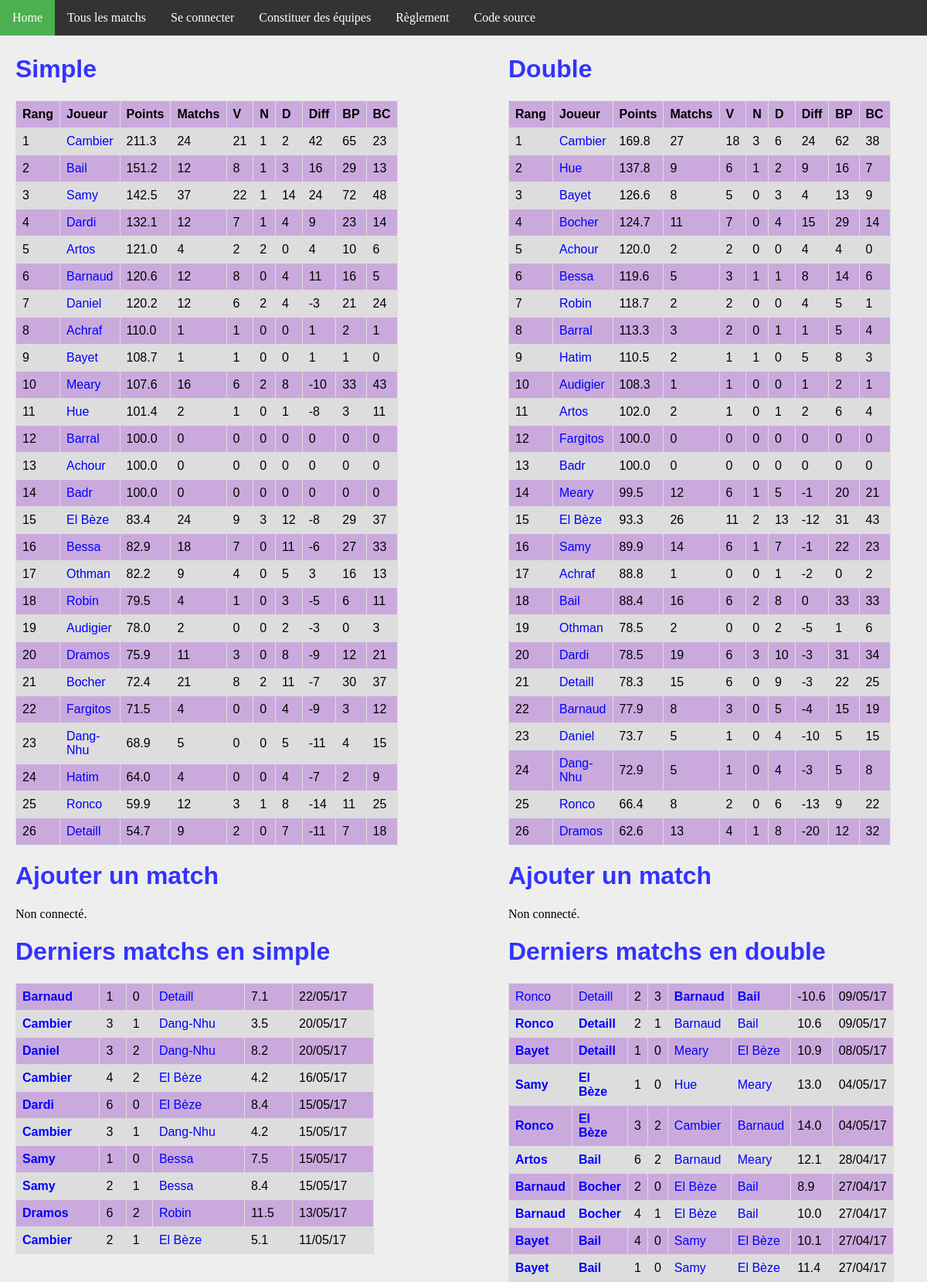
/, run on an earlier commit of the app's database.
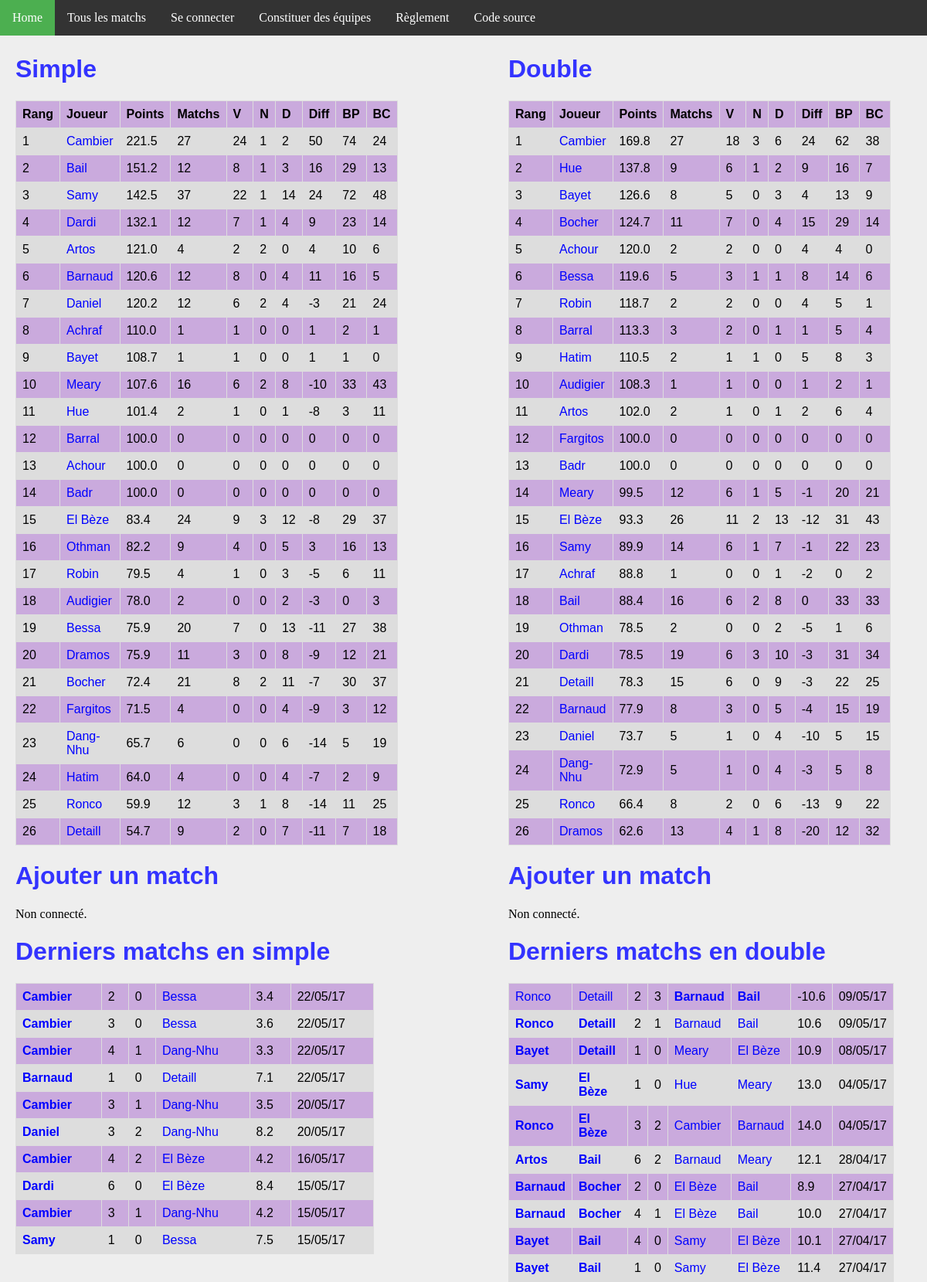
And on a later commit of the database.
### ranking/models.py (models this page shows, shortened)
class Joueur(models.Model):
    user = models.OneToOneField(User, on_delete=models.CASCADE)
    pseudo = models.CharField(max_length = 50, default="Pax lambda")
    simple_score = models.FloatField(default=100)
    simple_rang = models.IntegerField(default=0)
    simple_victoires = models.IntegerField(default=0)
    simple_nuls = models.IntegerField(default=0)
    simple_defaites = models.IntegerField(default=0)
    simple_buts_pour = models.IntegerField(default=0)
    simple_buts_contre = models.IntegerField(default=0)
    double_score = models.FloatField(default=100)
    double_rang = models.IntegerField(default=0)
    double_victoires = models.IntegerField(default=0)
    double_nuls = models.IntegerField(default=0)
    double_defaites = models.IntegerField(default=0)
    double_buts_pour = models.IntegerField(default=0)
    double_buts_contre = models.IntegerField(default=0)
    @property
    def simple_matchs(self):
        return self.simple_nuls + self.simple_victoires + self.simple_defaites
    @property
    def double_matchs(self):
        return self.double_nuls + self.double_victoires + self.double_defaites
    @property
    def simple_diff(self):
        return self.simple_buts_pour - self.simple_buts_contre
    @property
    def double_diff(self):
        return self.double_buts_pour - self.double_buts_contre

class MatchSimple(models.Model):
    domicile = models.ForeignKey('Joueur', related_name = 'dom')
    exterieur = models.ForeignKey('Joueur', related_name = 'exte')
    date = models.DateTimeField(auto_now_add=True)
    buts_domicile = models.IntegerField(default=0)
    buts_exterieur = models.IntegerField(default=0)
    points = models.FloatField(default=0)
    @property
    def winner(self):
        if self.buts_domicile > self.buts_exterieur:
            return 1.
        elif self.buts_domicile < self.buts_exterieur:
            return 0.
        else:
            return 0.5

class MatchDouble(models.Model):
    domicile_1 = models.ForeignKey('Joueur', related_name = 'dom1')
    domicile_2 = models.ForeignKey('Joueur', related_name = 'dom2')
    exterieur_1 = models.ForeignKey('Joueur', related_name = 'exte1')
    exterieur_2 = models.ForeignKey('Joueur', related_name = 'exte2')
    date = models.DateTimeField(auto_now_add=True)
    buts_domicile = models.IntegerField(default=0)
    buts_exterieur = models.IntegerField(default=0)
    points = models.FloatField(default=0)
    @property
    def winner(self):
        if self.buts_domicile > self.buts_exterieur:
            return 1.
        elif self.buts_domicile < self.buts_exterieur:
            return 0.
        else:
            return 0.5

### ranking/views.py (the view)
# urls.py: url(r'^$', views.index, name='index'),
def index(request):
    n_matchs = 10
    context = {
        'simple_ranking': Joueur.objects.order_by('simple_rang').all(),
        'double_ranking': Joueur.objects.order_by('double_rang').all(),
        'simple_matchs': MatchSimple.objects.order_by('-date').all()[:n_matchs],
        'double_matchs': MatchDouble.objects.order_by('-date').all()[:n_matchs],
    }
    return render(request, 'index.html', context)

### ranking/templatetags/app_filter.py (called while the page is built)
@register.filter(name='decimal')
def decimal(x):
    return '{0:.1f}'.format(x)

### ranking/templates/index.html (shortened to what the changed rows need)
{% extends 'base.html' %}
{% block body %}
{% load app_filter %}
<div id="column1" style="float:left; margin:0; width:40%;">
    <h1>Simple</h1>
    <table>
        <tr>
            <th>Rang</th>
            <th>Joueur</th>
            <th>Points</th>
            <th>Matchs</th>
            <th>V</th>
            <th>N</th>
            <th>D</th>
            <th>Diff</th>
            <th>BP</th>
            <th>BC</th>
        </tr>
        {% for j in simple_ranking %}
        <tr>
            <td>{{ j.simple_rang }}</td>
            <td><a class='joueur' href="{% url 'joueur' j.id %}">{{j.pseudo}}</a></td>
            <td>{{j.simple_score|decimal}}</td>
            <td>{{j.simple_matchs}}</td>
            <td>{{j.simple_victoires}}</td>
            <td>{{j.simple_nuls}}</td>
            <td>{{j.simple_defaites}}</td>
            <td>{{j.simple_diff}}</td>
            <td>{{j.simple_buts_pour}}</td>
            <td>{{j.simple_buts_contre}}</td>
        </tr>
        {% endfor %}
    </table>
    <h1>Ajouter un match</h1>
    <h1>Derniers matchs en simple</h1>
    <table>
        {% for m in simple_matchs %}
        <tr>
            <td {% if m.winner == 1 %} style='font-weight:bold'{% endif %} >
                <a class="joueur" href="{% url 'joueur' m.domicile.id %}">{{m.domicile.pseudo}}</a>
            </td>
            <td>{{m.buts_domicile}}</td>
            <td>{{m.buts_exterieur}}</td>
            <td {% if m.winner == 0 %} style='font-weight:bold'{% endif %} >
                <a class='joueur' href="{% url 'joueur' m.exterieur.id %}">{{m.exterieur.pseudo}}</a>
            </td>
            <td>{{m.points|decimal}}</td>
            <td>{{m.date | date:'d/m/y'}}</td>
        </tr>
        {% endfor %}
    </table>
</div>
<div id="column2" style="float:left; margin-left:15%;width:40%;">
<h1>Double</h1>
<table>
    <tr>
        <th>Rang</th>
        <th>Joueur</th>
        <th>Points</th>
        <th>Matchs</th>
        <th>V</th>
        <th>N</th>
        <th>D</th>
        <th>Diff</th>
        <th>BP</th>
        <th>BC</th>
    </tr>
    {% for j in double_ranking %}
    <tr>
        <td>{{ j.double_rang }}</td>
        <td><a class='joueur' href="{% url 'joueur' j.id %}">{{j.pseudo}}</a></td>
        <td>{{j.double_score|decimal}}</td>
        <td>{{j.double_matchs}}</td>
        <td>{{j.double_victoires}}</td>
        <td>{{j.double_nuls}}</td>
        <td>{{j.double_defaites}}</td>
        <td>{{j.double_diff}}</td>
        <td>{{j.double_buts_pour}}</td>
        <td>{{j.double_buts_contre}}</td>
    </tr>
    {% endfor %}
    </table>
    <h1>Ajouter un match</h1>
    <h1>Derniers matchs en double</h1>
    <table>
        {% for m in double_matchs %}
        <tr>
            <td {% if m.winner == 1 %} style='font-weight:bold'{% endif %} >
                <a class="joueur" href="{% url 'joueur' m.domicile_1.id %}">{{m.domicile_1.pseudo}}</a>
            </td>
            <td {% if m.winner == 1 %} style='font-weight:bold'{% endif %} >
                <a class="joueur" href="{% url 'joueur' m.domicile_2.id %}">{{m.domicile_2.pseudo}}</a>
            </td>
            <td>{{m.buts_domicile}}</td>
            <td>{{m.buts_exterieur}}</td>
            <td {% if m.winner == 0 %} style='font-weight:bold'{% endif %} >
                <a class='joueur' href="{% url 'joueur' m.exterieur_1.id %}">{{m.exterieur_1.pseudo}}</a>
            </td>
            <td {% if m.winner == 0 %} style='font-weight:bold'{% endif %} >
                <a class='joueur' href="{% url 'joueur' m.exterieur_2.id %}">{{m.exterieur_2.pseudo}}</a>
            </td>
            <td>{{m.points|decimal}}</td>
            <td>{{m.date | date:'d/m/y'}}</td>
        </tr>
        {% endfor %}
    </table>
    </div>
{% endblock %}

What changed in the data, as far as the page shows it:
no longer on this page (row unchanged): MatchSimple: domicile.pseudo "Samy", buts_domicile "2", buts_exterieur "1", exterieur.pseudo "Bessa", points|decimal "8.4", date "15/05/17"
no longer on this page (row unchanged): MatchSimple: domicile.pseudo "Dramos", buts_domicile "6", buts_exterieur "2", exterieur.pseudo "Robin", points|decimal "11.5", date "13/05/17"
no longer on this page (row unchanged): MatchSimple: domicile.pseudo "Cambier", buts_domicile "2", buts_exterieur "1", exterieur.pseudo "El Bèze", points|decimal "5.1", date "11/05/17"
changed Joueur "Cambier": simple_score|decimal "211.3" → "221.5"; simple_matchs "24" → "27"; simple_victoires "21" → "24"; simple_diff "42" → "50"; simple_buts_pour "65" → "74"; simple_buts_contre "23" → "24"
changed Joueur "Othman": simple_rang "17" → "16"
changed Joueur "Robin": simple_rang "18" → "17"
changed Joueur "Audigier": simple_rang "19" → "18"
changed Joueur "Bessa": simple_rang "16" → "19"; simple_score|decimal "82.9" → "75.9"; simple_matchs "18" → "20"; simple_defaites "11" → "13"; simple_diff "-6" → "-11"; simple_buts_contre "33" → "38"; moves down the list
changed Joueur "Dang-Nhu": simple_score|decimal "68.9" → "65.7"; simple_matchs "5" → "6"; simple_defaites "5" → "6"; simple_diff "-11" → "-14"; simple_buts_pour "4" → "5"; simple_buts_contre "15" → "19"
added MatchSimple: domicile.pseudo "Cambier", buts_domicile "2", buts_exterieur "0", exterieur.pseudo "Bessa", points|decimal "3.4", date "22/05/17"
added MatchSimple: domicile.pseudo "Cambier", buts_domicile "3", buts_exterieur "0", exterieur.pseudo "Bessa", points|decimal "3.6", date "22/05/17"
added MatchSimple: domicile.pseudo "Cambier", buts_domicile "4", buts_exterieur "1", exterieur.pseudo "Dang-Nhu", points|decimal "3.3", date "22/05/17"
